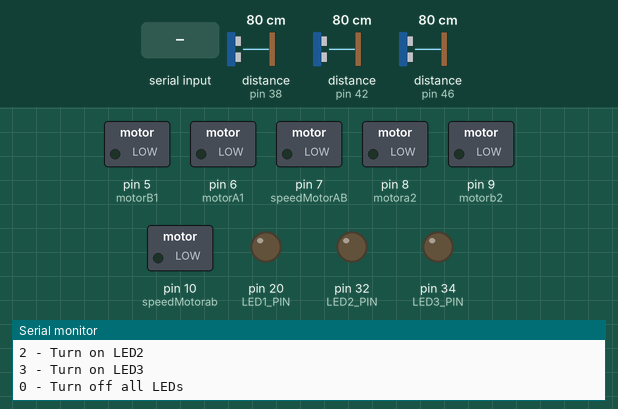
Recording of a sketch running on a simulated Arduino Mega 2560, built with avr-gcc and run on an emulated ATmega2560. Parts: switched loads named in the sketch (green lamp = pin HIGH), output pins drawn as LEDs (lit = HIGH), the last lines printed to the serial monitor. The test bench sets the inputs (shaded band); at power-on: distance to the obstacle (sensors on pin 38, pin 42, pin 46) 80 cm. The echo pulse lasts 58.3 µs per cm; pins used as bus, display or sensor lines are not drawn.

Above: at 1.3 s.
1.4 s: "F" received over Serial
At 2.0 s:
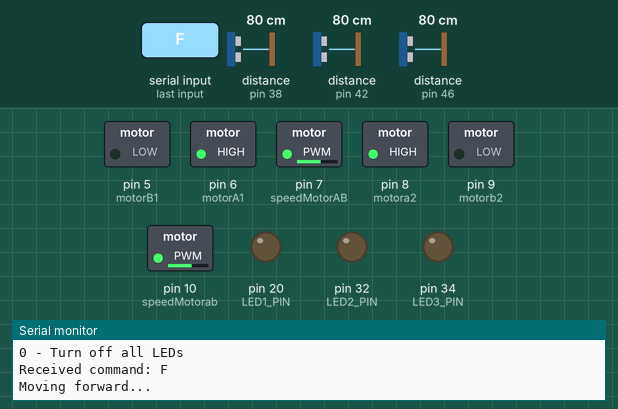
2.9 s: "L" received over Serial
At 4.0 s:
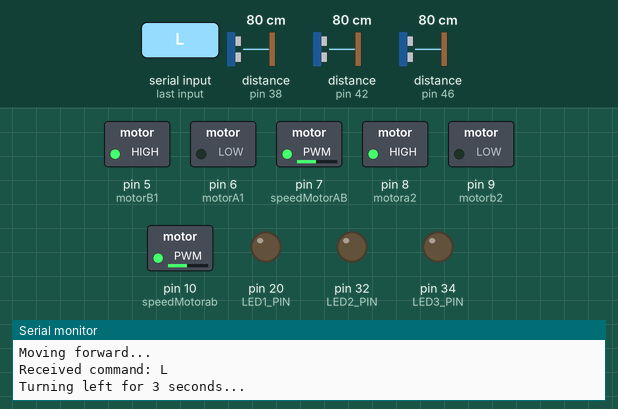
4.4 s: "R" received over Serial
At 7.0 s:
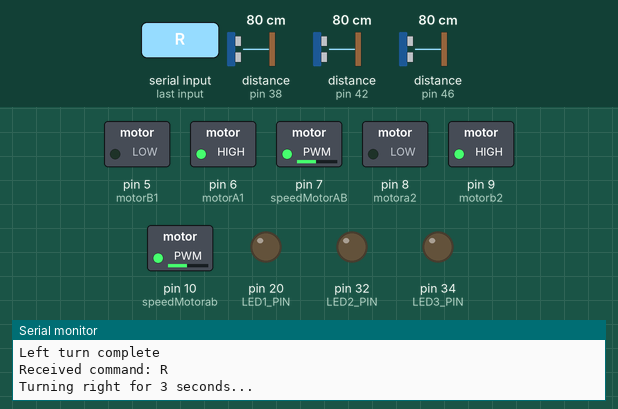
7.4 s: "1" received over Serial
At 9.9 s:
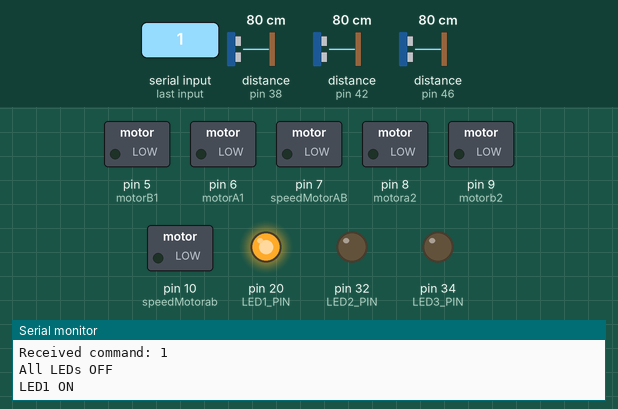
10.4 s: "2" received over Serial
At 11.0 s:
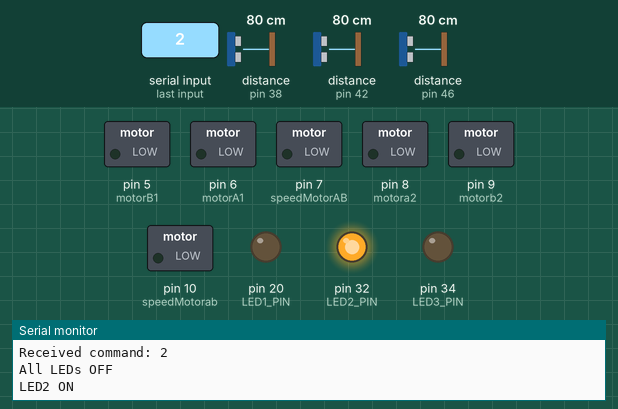
11.9 s: "3" received over Serial
At 12.2 s:
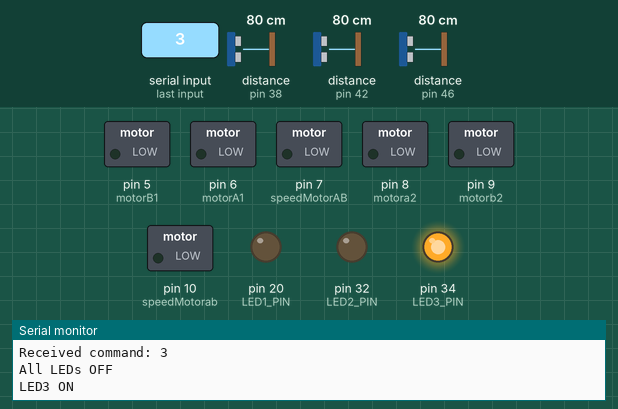
Timing chart, 0 to 14.4 s (numbered marks = the images above; inputs shaded):
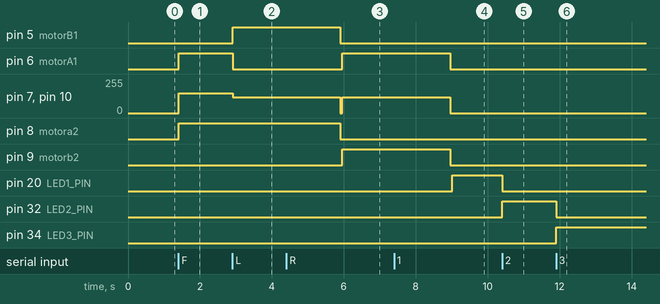

Measured:
- after the input at 1.4 s, pin 6 (motorA1), pin 8 (motora2): LOW → HIGH at once; pin 7 (speedMotorAB), pin 10 (speedMotorab): 0/255 → 150/255 at once
- after the input at 2.9 s, pin 5 (motorB1): LOW → HIGH at once; pin 6 (motorA1): HIGH → LOW at once; pin 7 (speedMotorAB), pin 10 (speedMotorab): 150/255 → 120/255 at once
- after the input at 4.4 s, pin 6 (motorA1), pin 9 (motorb2): LOW → HIGH after 1.6 s
- after the input at 7.4 s, pin 20 (LED1_PIN): LOW → HIGH after 1.6 s
- after the input at 10.4 s, pin 20 (LED1_PIN): HIGH → LOW at once; pin 32 (LED2_PIN): LOW → HIGH at once
- after the input at 11.9 s, pin 32 (LED2_PIN): HIGH → LOW at once; pin 34 (LED3_PIN): LOW → HIGH at once

The sketch:

simple-robot-control.ino
```cpp
// Simple Robot Control for MesaMate
// Serial Commands: F (Forward), L (Left), R (Right), S (Stop)
// LED Commands: 1 (LED1), 2 (LED2), 3 (LED3)
// Ultrasonic sensor stops forward movement when obstacle detected

// Motor pins (from sample.ino)
const int motorA1 = 6;       // Left motor IN1
const int motorB1 = 5;       // Left motor IN2
const int speedMotorAB = 7;  // Left motor ENA (PWM)

const int motora2 = 8;       // Right motor IN3
const int motorb2 = 9;       // Right motor IN4
const int speedMotorab = 10; // Right motor ENB (PWM)

// Ultrasonic sensor pins (from sample.ino - 3 sensors)
const int UTS1_TRIG = 36;    // UTS1 Trigger pin
const int UTS1_ECHO = 38;    // UTS1 Echo pin
const int UTS2_TRIG = 40;    // UTS2 Trigger pin
const int UTS2_ECHO = 42;    // UTS2 Echo pin
const int UTS3_TRIG = 44;    // UTS3 Trigger pin
const int UTS3_ECHO = 46;    // UTS3 Echo pin

// LED pins (from sample.ino)
const int LED1_PIN = 20;     // Table 1 indicator
const int LED2_PIN = 32;     // Table 2 indicator
const int LED3_PIN = 34;     // Table 3 indicator

// Motor speeds
const int forwardSpeed = 150;
const int turnSpeed = 120;

// Obstacle detection
const float OBSTACLE_DISTANCE_CM = 20.0;  // 20cm = ~8 inches
bool isMovingForward = false;

void setup() {
  Serial.begin(9600);

  // Set motor pins as outputs
  pinMode(motorA1, OUTPUT);
  pinMode(motorB1, OUTPUT);
  pinMode(speedMotorAB, OUTPUT);
  pinMode(motora2, OUTPUT);
  pinMode(motorb2, OUTPUT);
  pinMode(speedMotorab, OUTPUT);

  // Set ultrasonic sensor pins (3 sensors)
  pinMode(UTS1_TRIG, OUTPUT);
  pinMode(UTS1_ECHO, INPUT);
  pinMode(UTS2_TRIG, OUTPUT);
  pinMode(UTS2_ECHO, INPUT);
  pinMode(UTS3_TRIG, OUTPUT);
  pinMode(UTS3_ECHO, INPUT);

  // Set LED pins
  pinMode(LED1_PIN, OUTPUT);
  pinMode(LED2_PIN, OUTPUT);
  pinMode(LED3_PIN, OUTPUT);

  // Initialize all LEDs off
  digitalWrite(LED1_PIN, LOW);
  digitalWrite(LED2_PIN, LOW);
  digitalWrite(LED3_PIN, LOW);

  // Stop all motors
  stopMotors();

  Serial.println("MesaMate Simple Robot Control Ready");
  Serial.println("Commands:");
  Serial.println("F - Forward");
  Serial.println("L - Turn Left (3 seconds)");
  Serial.println("R - Turn Right (3 seconds)");
  Serial.println("S - Stop");
  Serial.println("1 - Turn on LED1");
  Serial.println("2 - Turn on LED2");
  Serial.println("3 - Turn on LED3");
  Serial.println("0 - Turn off all LEDs");
}

void loop() {
  // Check for obstacle if moving forward
  if (isMovingForward) {
    if (checkForObstacles()) {
      Serial.println("Obstacle detected! Stopping...");
      stopMotors();
      isMovingForward = false;
    }
  }

  // Check for serial commands
  if (Serial.available()) {
    char command = Serial.read();
    command = toupper(command);

    Serial.print("Received command: ");
    Serial.println(command);

    switch (command) {
      case 'F':
        moveForward();
        break;
      case 'L':
        turnLeft();
        break;
      case 'R':
        turnRight();
        break;
      case 'S':
        stopMotors();
        break;
      case '1':
        controlLED(1);
        break;
      case '2':
        controlLED(2);
        break;
      case '3':
        controlLED(3);
        break;
      case '0':
        turnOffAllLEDs();
        break;
      default:
        Serial.println("Unknown command");
        break;
    }
  }

  delay(50);
}

// Read ultrasonic sensor distance for a specific sensor
float readUltrasonicDistance(int trigPin, int echoPin) {
  // Clear the trigger pin
  digitalWrite(trigPin, LOW);
  delayMicroseconds(2);

  // Send a 10 microsecond pulse to trigger
  digitalWrite(trigPin, HIGH);
  delayMicroseconds(10);
  digitalWrite(trigPin, LOW);

  // Read the echo pin and calculate distance
  long duration = pulseIn(echoPin, HIGH, 30000); // 30ms timeout
  if (duration == 0) {
    return 999.0; // Return large distance if no echo
  }

  // Calculate distance in cm
  float distance = duration * 0.0343 / 2;
  return distance;
}

// Check all 3 ultrasonic sensors for obstacles
bool checkForObstacles() {
  float distance1 = readUltrasonicDistance(UTS1_TRIG, UTS1_ECHO);
  delay(50); // Small delay between sensors
  float distance2 = readUltrasonicDistance(UTS2_TRIG, UTS2_ECHO);
  delay(50);
  float distance3 = readUltrasonicDistance(UTS3_TRIG, UTS3_ECHO);

  // Check if any sensor detects obstacle
  bool obstacle1 = distance1 < OBSTACLE_DISTANCE_CM;
  bool obstacle2 = distance2 < OBSTACLE_DISTANCE_CM;
  bool obstacle3 = distance3 < OBSTACLE_DISTANCE_CM;

  if (obstacle1 || obstacle2 || obstacle3) {
    Serial.print("Obstacle detected - UTS1: ");
    Serial.print(distance1);
    Serial.print("cm, UTS2: ");
    Serial.print(distance2);
    Serial.print("cm, UTS3: ");
    Serial.print(distance3);
    Serial.println("cm");
    return true;
  }

  return false;
}

// Move forward
void moveForward() {
  Serial.println("Moving forward...");
  isMovingForward = true;

  // Set both motors forward
  digitalWrite(motorA1, HIGH);
  digitalWrite(motorB1, LOW);
  analogWrite(speedMotorAB, forwardSpeed);

  digitalWrite(motora2, HIGH);
  digitalWrite(motorb2, LOW);
  analogWrite(speedMotorab, forwardSpeed);
}

// Turn left for 3 seconds
void turnLeft() {
  Serial.println("Turning left for 3 seconds...");
  isMovingForward = false;

  // Set left motor backward, right motor forward
  digitalWrite(motorA1, LOW);
  digitalWrite(motorB1, HIGH);
  analogWrite(speedMotorAB, turnSpeed);

  digitalWrite(motora2, HIGH);
  digitalWrite(motorb2, LOW);
  analogWrite(speedMotorab, turnSpeed);

  // Turn for 3 seconds
  delay(3000);

  // Stop after turning
  stopMotors();
  Serial.println("Left turn complete");
}

// Turn right for 3 seconds
void turnRight() {
  Serial.println("Turning right for 3 seconds...");
  isMovingForward = false;

  // Set left motor forward, right motor backward
  digitalWrite(motorA1, HIGH);
  digitalWrite(motorB1, LOW);
  analogWrite(speedMotorAB, turnSpeed);

  digitalWrite(motora2, LOW);
  digitalWrite(motorb2, HIGH);
  analogWrite(speedMotorab, turnSpeed);

  // Turn for 3 seconds
  delay(3000);

  // Stop after turning
  stopMotors();
  Serial.println("Right turn complete");
}

// Stop all motors
void stopMotors() {
  Serial.println("Stopping motors...");
  isMovingForward = false;

  // Stop left motor
  digitalWrite(motorA1, LOW);
  digitalWrite(motorB1, LOW);
  analogWrite(speedMotorAB, 0);

  // Stop right motor
  digitalWrite(motora2, LOW);
  digitalWrite(motorb2, LOW);
  analogWrite(speedMotorab, 0);
}

// Control LED
void controlLED(int ledNumber) {
  // Turn off all LEDs first
  turnOffAllLEDs();

  // Turn on selected LED
  switch (ledNumber) {
    case 1:
      digitalWrite(LED1_PIN, HIGH);
      Serial.println("LED1 ON");
      break;
    case 2:
      digitalWrite(LED2_PIN, HIGH);
      Serial.println("LED2 ON");
      break;
    case 3:
      digitalWrite(LED3_PIN, HIGH);
      Serial.println("LED3 ON");
      break;
  }
}

// Turn off all LEDs
void turnOffAllLEDs() {
  digitalWrite(LED1_PIN, LOW);
  digitalWrite(LED2_PIN, LOW);
  digitalWrite(LED3_PIN, LOW);
  Serial.println("All LEDs OFF");
}
```
